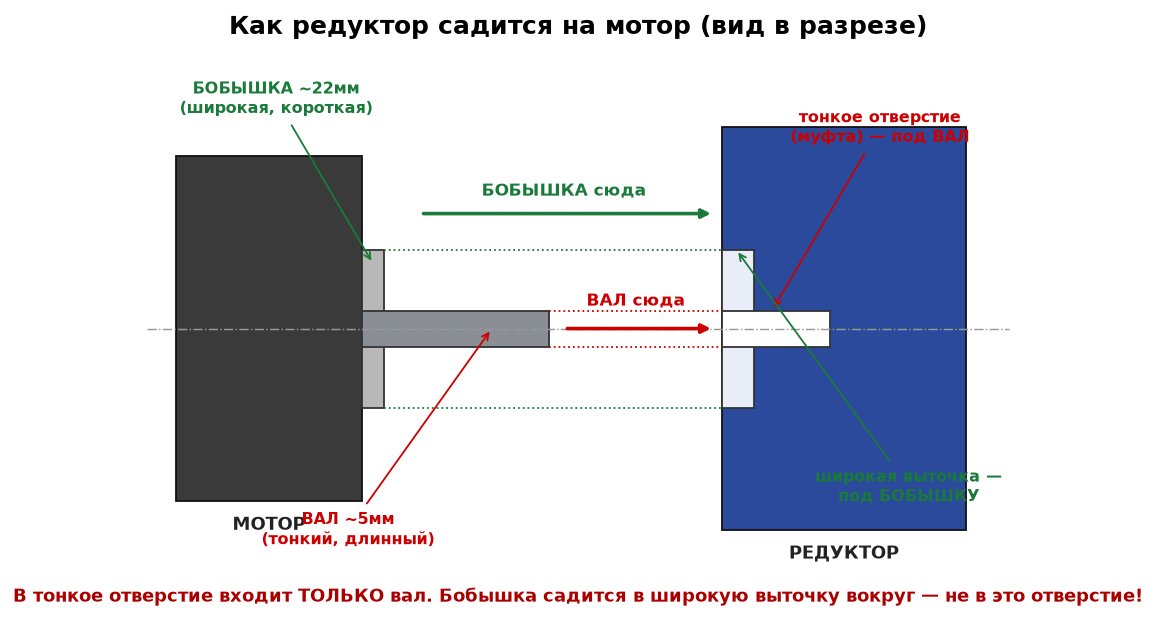

This figure's Python source:
# -*- coding: utf-8 -*-
import matplotlib
matplotlib.use('Agg')
import matplotlib.pyplot as plt
from matplotlib.patches import Rectangle, FancyArrow

fig,ax=plt.subplots(figsize=(11,5.6))
ax.set_xlim(0,124); ax.set_ylim(-34,44); ax.set_aspect('equal'); ax.axis('off')

ax.text(62,41,'Как редуктор садится на мотор (вид в разрезе)',ha='center',fontsize=14,fontweight='bold')

# centerline
ax.plot([2,122],[0,0],ls='-.',color='#999',lw=0.8)

# ===== MOTOR (left) =====
ax.add_patch(Rectangle((6,-24),26,48,fc='#3a3a3a',ec='#111'))
ax.text(19,-28,'МОТОР',ha='center',fontsize=10,fontweight='bold',color='#222')
# pilot boss (wide, short)
ax.add_patch(Rectangle((32,-11),3,22,fc='#b8b8b8',ec='#333'))
# shaft (thin, long)
ax.add_patch(Rectangle((32,-2.5),26,5,fc='#8a8f96',ec='#333'))

# ===== GEARBOX (right) =====
gxf=82
ax.add_patch(Rectangle((gxf,-28),34,56,fc='#2b4a9b',ec='#111'))
ax.text(gxf+17,-32,'РЕДУКТОР',ha='center',fontsize=10,fontweight='bold',color='#222')
# recess (wide) for boss
ax.add_patch(Rectangle((gxf,-11),4.5,22,fc='#e9edf7',ec='#333'))
# bore (thin, deep) for shaft
ax.add_patch(Rectangle((gxf,-2.5),15,5,fc='#ffffff',ec='#333'))

# alignment dashed
ax.plot([58,gxf],[2.5,2.5],ls=':',color='#c00',lw=1)
ax.plot([58,gxf],[-2.5,-2.5],ls=':',color='#c00',lw=1)
ax.plot([35,gxf],[11,11],ls=':',color='#1a7a3a',lw=1)
ax.plot([35,gxf],[-11,-11],ls=':',color='#1a7a3a',lw=1)

# insertion arrows
ax.annotate('',xy=(gxf-1,0),xytext=(60,0),arrowprops=dict(arrowstyle='-|>',color='#c00',lw=2))
ax.text(70,3.2,'ВАЛ сюда',ha='center',fontsize=9.5,color='#c00',fontweight='bold')
ax.annotate('',xy=(gxf-1,16),xytext=(40,16),arrowprops=dict(arrowstyle='-|>',color='#1a7a3a',lw=2))
ax.text(60,18.5,'БОБЫШКА сюда',ha='center',fontsize=9.5,color='#1a7a3a',fontweight='bold')

# labels motor
ax.annotate('ВАЛ ~5мм\n(тонкий, длинный)',xy=(50,0),xytext=(30,-30),
            fontsize=9,color='#c00',fontweight='bold',ha='center',
            arrowprops=dict(arrowstyle='->',color='#c00'))
ax.annotate('БОБЫШКА ~22мм\n(широкая, короткая)',xy=(33.5,9),xytext=(20,30),
            fontsize=9,color='#1a7a3a',fontweight='bold',ha='center',
            arrowprops=dict(arrowstyle='->',color='#1a7a3a'))
# labels gearbox
ax.annotate('тонкое отверстие\n(муфта) — под ВАЛ',xy=(gxf+7,2.5),xytext=(104,26),
            fontsize=9,color='#c00',fontweight='bold',ha='center',
            arrowprops=dict(arrowstyle='->',color='#c00'))
ax.annotate('широкая выточка —\nпод БОБЫШКУ',xy=(gxf+2,11),xytext=(108,-24),
            fontsize=9,color='#1a7a3a',fontweight='bold',ha='center',
            arrowprops=dict(arrowstyle='->',color='#1a7a3a'))

ax.text(62,-38,'В тонкое отверстие входит ТОЛЬКО вал. Бобышка садится в широкую выточку вокруг — не в это отверстие!',
        ha='center',fontsize=10,fontweight='bold',color='#a00')

plt.savefig('fit_section.png',dpi=130,bbox_inches='tight',facecolor='white')
print('OK')
